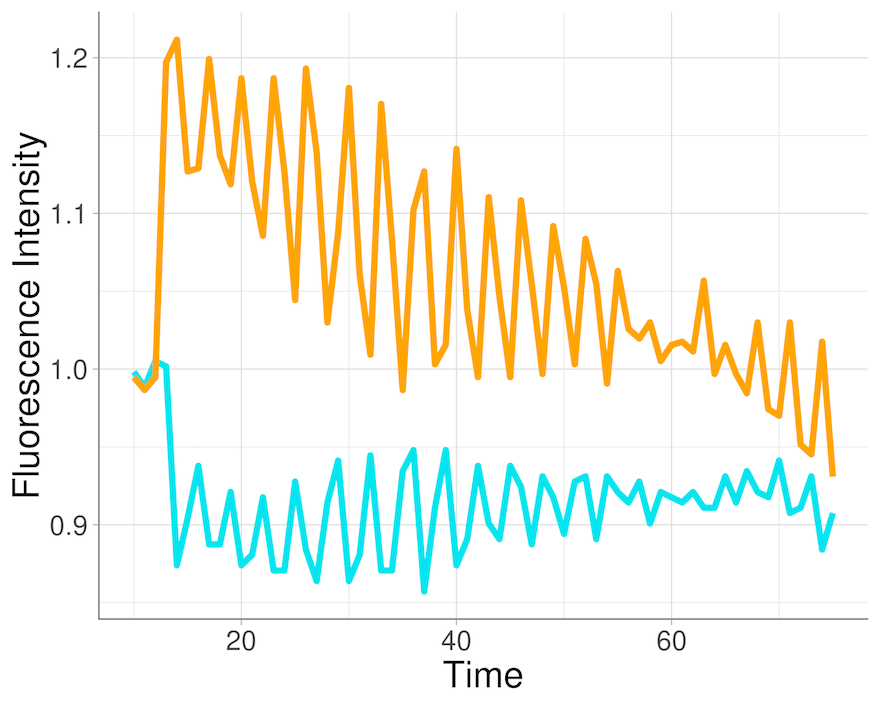
#> input picture demo_input/demo2.png, 880 x 704 px, found by its file name
$ python test.py
#> lines starting #> are read from the running program, lines starting #| are printed output that depends on the picture
#> further down, image is the input picture: shape (704, 880, 4); mean R, G, B, A 245, 246, 237.4, 255
### tohsl.py
import numpy as np
import colorsys

def custom_rgb_to_hls(r, g, b):
    sumc = r + g + b
    if np.abs(sumc - 2) < 0.05:
        return 0, 0.5, 0
    elif np.abs(sumc) < 0.05:
        return 0, 0, 0
    else:
        return colorsys.rgb_to_hls(r, g, b)

# Using Numpy's built-in functionality for broadcasting
def rgb_to_hls(rgb_image):
    rgb_image = rgb_image.astype(float) / 255.0
    hls_image = np.apply_along_axis(lambda x: custom_rgb_to_hls(*x), -1, rgb_image)
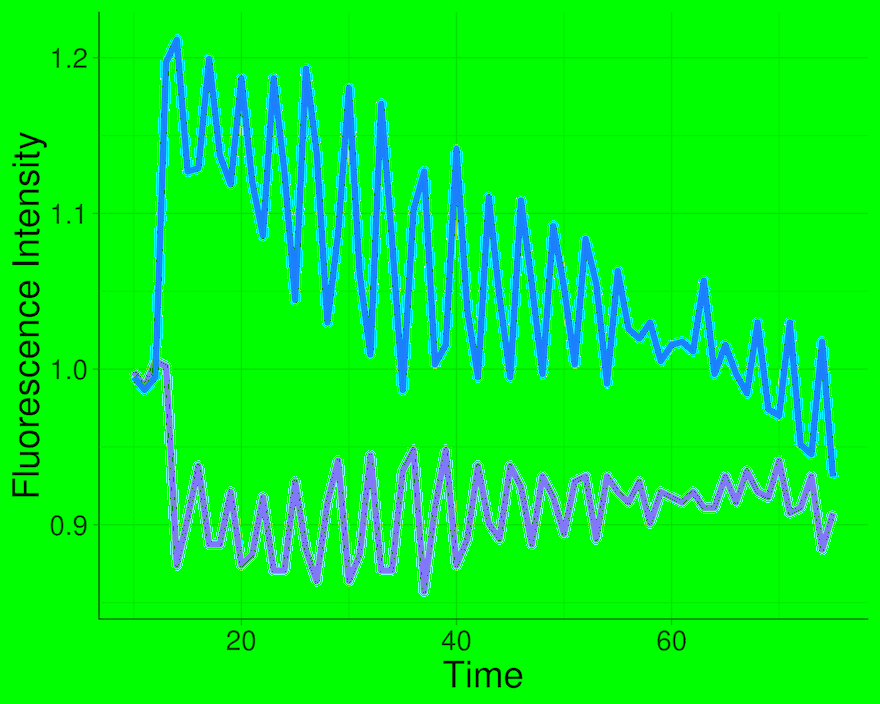
#> hls_image: shape (704, 880, 3) float64; mean of channels 0, 1, 2 0.0301, 0.945, 0.124; drawn as R, G, B
    return hls_image

def hls_to_rgb(hls_image):
    rgb_converter = np.vectorize(colorsys.hls_to_rgb)
    r, g, b = rgb_converter(hls_image[..., 0], hls_image[..., 1], hls_image[..., 2])
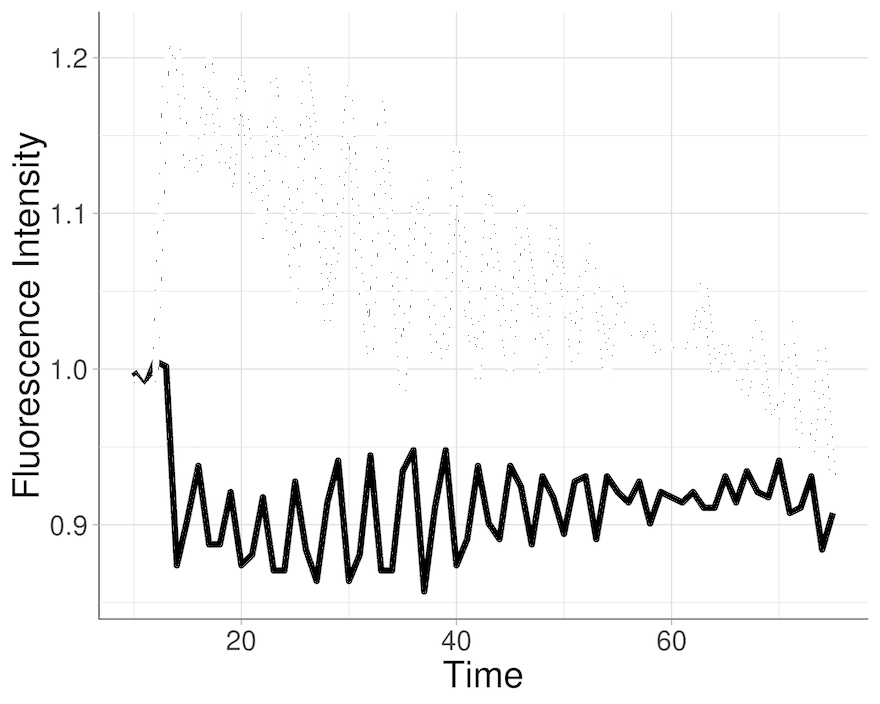
#> r: shape (704, 880) float64; min 0, max 1, mean 0.961
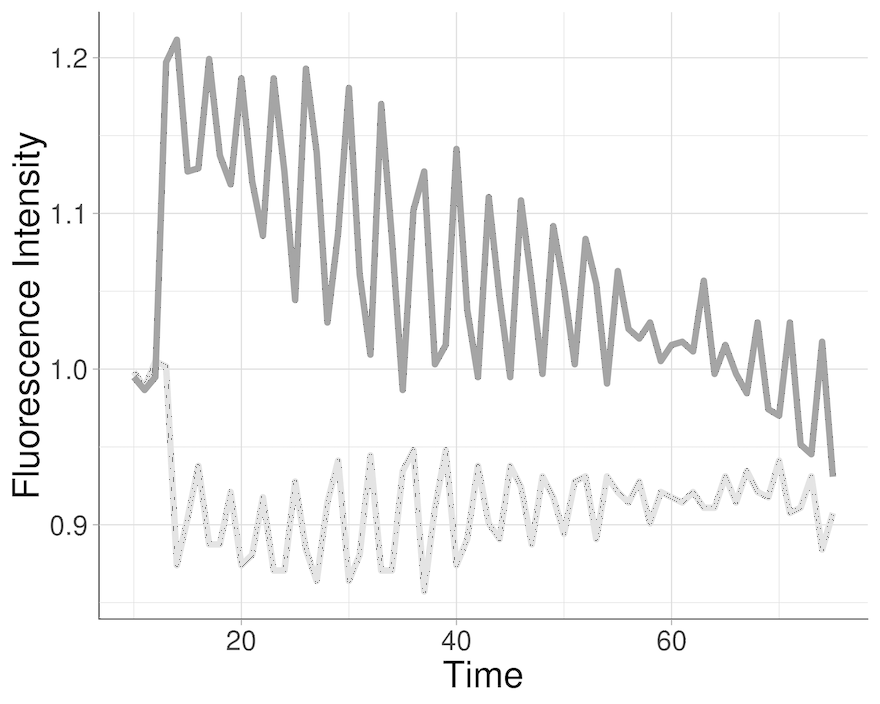
#> g: shape (704, 880) float64; min 0, max 1, mean 0.964
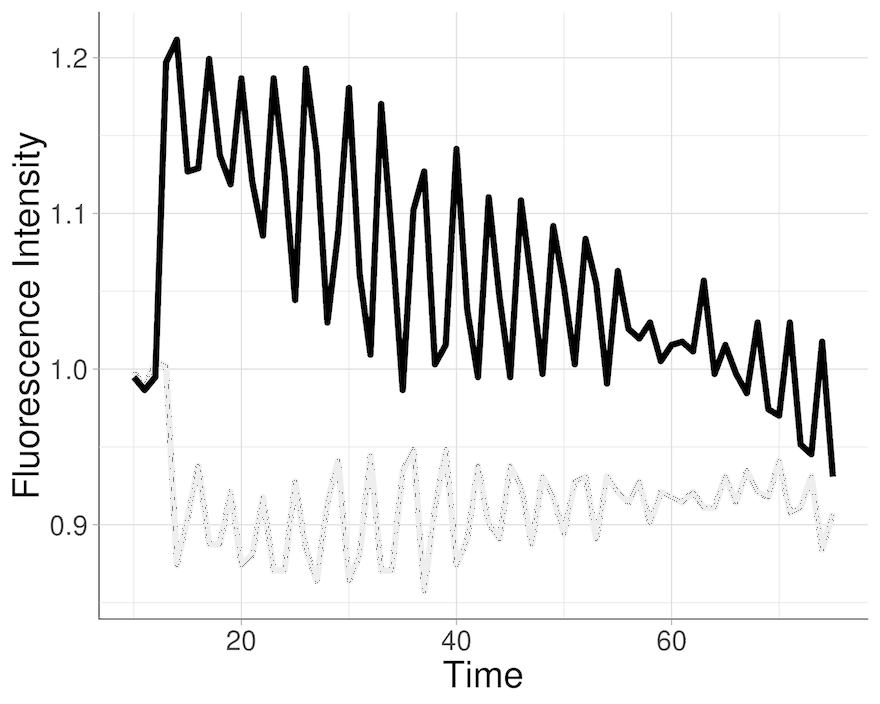
#> b: shape (704, 880) float64; min 0, max 1, mean 0.93
    return np.stack([r, g, b], axis=-1) * 255

# [9 lines left out: functions rgb_to_colorspace, colorspace_to_rgb, not called in this run]

def rgb_to_hsv(rgb_image):
    return rgb_to_colorspace(rgb_image, colorsys.rgb_to_hsv)

def hsv_to_rgb(hsv_image):
    return colorspace_to_rgb(hsv_image, colorsys.hsv_to_rgb)

def rgb_to_yiq(rgb_image):
    return rgb_to_colorspace(rgb_image, colorsys.rgb_to_yiq)

def yiq_to_rgb(yiq_image):
    return colorspace_to_rgb(yiq_image, colorsys.yiq_to_rgb)

### test.py
from PIL import Image
from skimage import color, util, io, exposure
from tohsl import *

image = io.imread('/Users/songxinwei/Desktop/shiny/demo_input/demo2.png')

image = image[:, :, :3]

hsl_image = rgb_to_hls(image)
negative_image = hsl_image.copy()
# negative_image[:, :, 1] = 1 - negative_image[:, :, 1]
# print(negative_image)
negative_image = hls_to_rgb(negative_image)

print(negative_image)
#> (printed output is left out)
'''
background = Image.new('RGB', image.size, (255, 255, 255))

merged_image = Image.alpha_composite(background, image.convert('RGBA'))

merged_image.save('Users/songxinwei/Desktop/shiny/demo_input/demo2_test.png.jpg', 'JPEG')
'''

'''

        if input.func() == 'invert':
            if input.cspace() == "rgb":
                negative_image = util.invert(image_data_kernel)
            elif input.cspace() == "hls":
                hls_image = rgb_to_hls(image_data_kernel)
                negative_image = hls_image.copy()
                negative_image[:, :, 1] = 1 - negative_image[:, :, 1]
                #print(np.max(negative_image),np.min(negative_image))
                negative_image = hls_to_rgb(negative_image)
            elif input.cspace() == "yiq":
                yiq_image = rgb_to_yiq(image_data_kernel)
                negative_image = yiq_image.copy()
                negative_image[:, :, 0] = 1 - negative_image[:, :, 0]
                negative_image = yiq_to_rgb(negative_image)
            elif input.cspace() == "lab":
                lab_image = color.rgb2lab(image_data_kernel)
                negative_lab_image = lab_image.copy()
                negative_lab_image[:, :, 0] = 100 - negative_lab_image[:, :, 0]
                # negative_image = (negative_lab_image * 255).astype(np.uint8)
                negative_image = color.lab2rgb(negative_lab_image)
        elif input.func() == 'bc':
            if input.bcolor() == 'custom':
                # print(f'bs is {input.custom_bc()}')
                if input.custom_bc() == '':
                    return
                else:
                    negative_image = adjust_colors(img_array=image_data_kernel,
                                           color='Hexadecimal RGB',space='rgb',
                                           threshold = input.threshold(),
                                           custom = input.custom_bc())
            else:
                negative_image = adjust_colors(img_array=image_data_kernel,
                                           color=input.bcolor(),space='rgb',
                                           threshold = input.threshold())

            elif input.cspace() == "hsv":
                hsv_image = rgb_to_hsv(image_data_kernel)
                negative_image = hsv_image.copy()
                negative_image[:, :, 0] = 1 - negative_image[:, :, 0]
                negative_image = hsv_to_rgb(negative_image)


'''
'''
def custom_rgb_to_hls(r, g, b):
    sumc = r + g + b
    if np.abs(sumc - 2) < 0.05:
        return 0, 0.5, 0
    elif np.abs(sumc) < 0.05:
        return 0, 0, 0
    else:
        return colorsys.rgb_to_hls(r, g, b)

# Using Numpy's built-in functionality for broadcasting
def rgb_to_hls(rgb_image):
    rgb_image = rgb_image.astype(float) / 255.0
    hls_image = np.apply_along_axis(lambda x: custom_rgb_to_hls(*x), -1, rgb_image)
    return hls_image

def hls_to_rgb(hls_image):
    rgb_converter = np.vectorize(colorsys.hls_to_rgb)
    r, g, b = rgb_converter(hls_image[..., 0], hls_image[..., 1], hls_image[..., 2])
    return np.stack([r, g, b], axis=-1) * 255

def rgb_to_colorspace(rgb_image, conversion_func):
    rgb_image = rgb_image.astype(float) / 255.0
    converted_image = np.vectorize(conversion_func)(rgb_image[..., 0], rgb_image[..., 1], rgb_image[..., 2])
    return np.stack(converted_image, axis=-1)

def colorspace_to_rgb(color_image, conversion_func):
    rgb_converter = np.vectorize(conversion_func)
    r, g, b = rgb_converter(color_image[..., 0], color_image[..., 1], color_image[..., 2])
    return np.stack([r, g, b], axis=-1) * 255

def rgb_to_hsv(rgb_image):
    return rgb_to_colorspace(rgb_image, colorsys.rgb_to_hsv)

def hsv_to_rgb(hsv_image):
    return colorspace_to_rgb(hsv_image, colorsys.hsv_to_rgb)

def rgb_to_yiq(rgb_image):
    return rgb_to_colorspace(rgb_image, colorsys.rgb_to_yiq)

def yiq_to_rgb(yiq_image):
    return colorspace_to_rgb(yiq_image, colorsys.yiq_to_rgb)
'''
